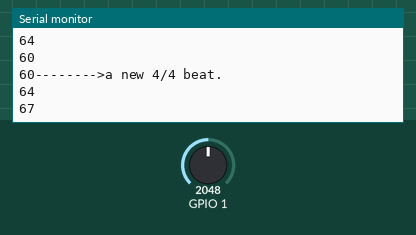
The sketch below on a simulated ESP32. Shown: the last lines printed to the serial monitor. The test bench sets the inputs (shaded band); at power-on: GPIO 1 = 2048.

Above: at 1.2 s.
1.3 s: GPIO 1 set to 2866
At 1.58 s:
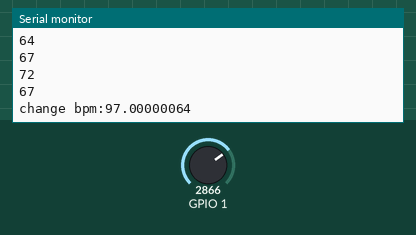
2.8 s: GPIO 1 set to 3603
At 3.4 s:
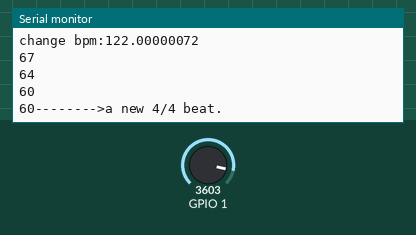
Timing chart, 0 to 5.8 s (numbered marks = the images above; inputs shaded):
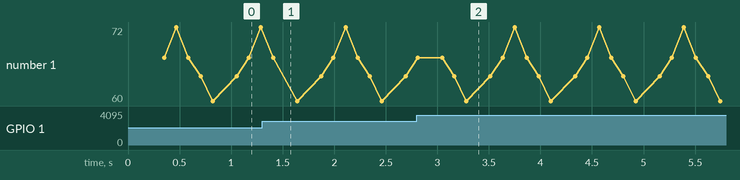

Measured:
- after the input at 1.3 s, the serial monitor: prints a new line after 0.11 s (image 1)
- after the input at 2.8 s, the serial monitor: prints a new line at once (image 2)

The sketch:

rp-sequencer.ino
```cpp
#include <MIDI.h>

MIDI_CREATE_DEFAULT_INSTANCE();

#define BTN_STOP_ALARM 0

hw_timer_t *timer = NULL;
volatile SemaphoreHandle_t timerSemaphore;
portMUX_TYPE timerMux = portMUX_INITIALIZER_UNLOCKED;

volatile uint32_t isrCounter = 0;
volatile uint32_t lastIsrAt = 0;

// Define MIDI note values
#define NOTE_C4 60
#define NOTE_E4 64
#define NOTE_G4 67
#define NOTE_C5 72

// Define your MIDI sequence here
const int midiNotes[] = {
    NOTE_C4,
    NOTE_E4,
    NOTE_G4,
    NOTE_C5,
    NOTE_G4,
    NOTE_E4,
    NOTE_C4,
    NOTE_C4,
    -1 // Rest
};

const int midiDurations[] = {
    500, // Duration for C4
    500, // Duration for E4
    500, // Duration for G4
    500, // Duration for C5
    500, // Duration for G4
    500, // Duration for E4
    500, // Duration for C4
    500  // Duration for rest
};

int sequenceIndex = 0;
bool isPlaying = true;

// BPM and related variables
int bpm = 128;
int timerInterval = 60000000 / bpm;

void ARDUINO_ISR_ATTR onTimer()
{
    portENTER_CRITICAL_ISR(&timerMux);
    isrCounter++;
    lastIsrAt = millis();
    portEXIT_CRITICAL_ISR(&timerMux);
    xSemaphoreGiveFromISR(timerSemaphore, NULL);
}

void setup()
{
    Serial.begin(115200);
    // MIDI.begin(MIDI_CHANNEL_OMNI);
    // MIDI.turnThruOff();
    pinMode(BTN_STOP_ALARM, INPUT);

    timerSemaphore = xSemaphoreCreateBinary();

    timer = timerBegin(0, 80, true);
    timerAttachInterrupt(timer, &onTimer, true);
    timerAlarmWrite(timer, (timerInterval / 4), true);
    timerAlarmEnable(timer);
}

void loop()
{
    if (xSemaphoreTake(timerSemaphore, 0) == pdTRUE)
    {
        // Handle MIDI events here
        if (midiNotes[sequenceIndex + 1] == -1)
        {
            sequenceIndex = 0;
        }
        if (sequenceIndex < sizeof(midiNotes) / sizeof(midiNotes[0]))
        {
            int note = midiNotes[sequenceIndex];
            int duration = midiDurations[sequenceIndex];
            if (note >= 0)
            {
                Serial.printf("%d", note);
                if (sequenceIndex == 0)
                {
                    Serial.print("-------->a new 4/4 beat.");
                }
                // MIDI.sendNoteOn(note, 127, 1); // Channel 1 with maximum velocity

                Serial.println();
            }
            else
            {
                // Rest
            }
            int sensorValue = analogRead(1);
            float bpmtp = map(sensorValue, 0, 4096, 1, 139);
            // if(bpmtp<=0) bpmtp=1;
            if (abs((int)bpmtp - bpm) > 1)
            {
                Serial.printf("change bpm:%f", bpmtp);
                bpm = (int)bpmtp;
                timerAlarmWrite(timer, (60000000 / bpm / 4), true);
            }
            // delay(duration);
            //  if (note >= 0) {
            //    //MIDI.sendNoteOff(note, 0, 1);
            //    Serial.printf("%d",note);
            //    Serial.println();
            //  }
            sequenceIndex++;
        }

        // Serial.println("123");
    }

    // if (digitalRead(BTN_STOP_ALARM) == LOW) {
    //   if (timer) {
    //     timerEnd(timer);
    //     timer = NULL;
    //   }
    // }

    // // Handle start/stop and reset buttons
    // if (digitalRead(BTN_STOP_ALARM) == LOW) {
    //   if (isPlaying) {
    //     isPlaying = false; // Stop playback
    //   } else {
    //     isPlaying = true; // Start playback
    //   }
    //   delay(200); // Debounce
    // }

    // Add code to reset the sequence if needed
    // You can use another button or condition to reset the sequence.
}
```
